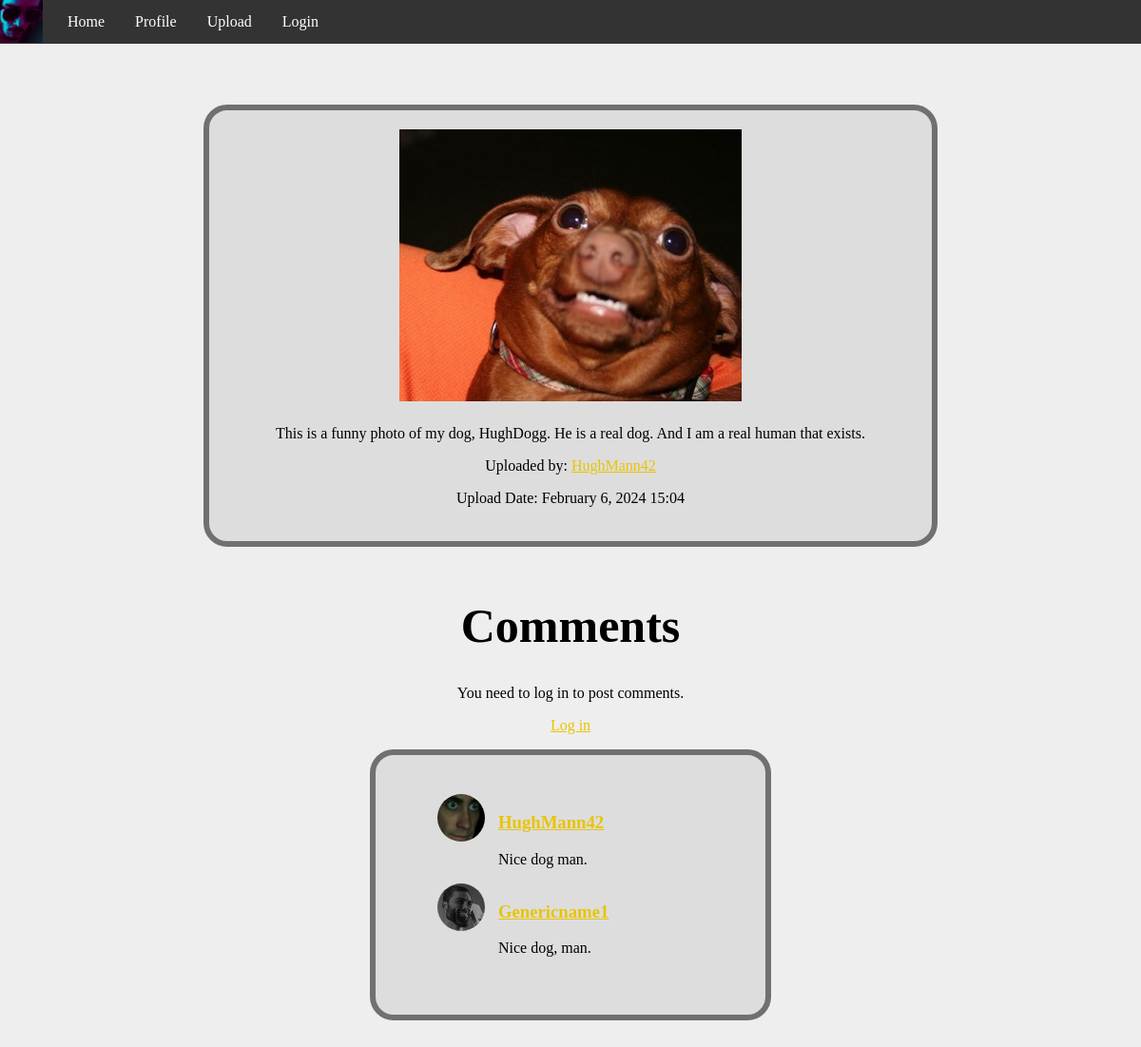
Page /submission/7/ on the earlier database version.
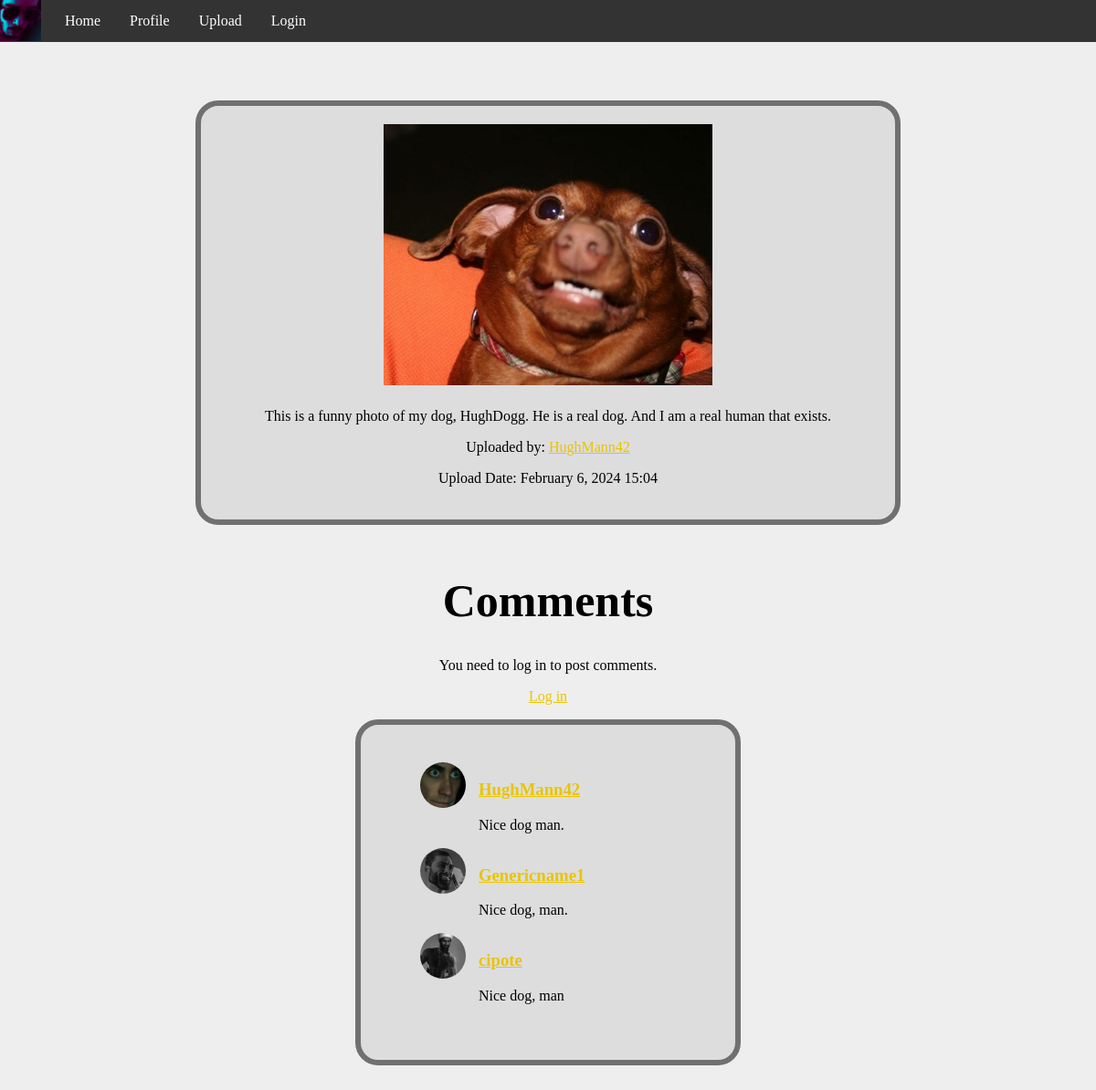
Same page on the later database version.
### PhotoApp/models.py (models this page shows)
class Comment(models.Model):
    user = models.ForeignKey(UserProfile, on_delete=models.CASCADE)
    image_submission = models.ForeignKey(ImageSubmission, on_delete=models.CASCADE)
    date = models.DateTimeField(auto_now_add=True)
    text = models.TextField()

class UserProfile(models.Model):
    user = models.OneToOneField(User, on_delete=models.CASCADE)
    profile_image = models.ImageField(upload_to='profile_images/', blank=True, default="images/defaultimg.png")
    creation_date = models.DateTimeField(auto_now_add=True)
    short_description = models.TextField(max_length=255)
    social_links = models.TextField(blank=True)

### PhotoApp/views.py (the view)
# urls.py: path('submission/<int:submission_id>/', image_submission_detail_view, name='image_submission_detail'),
def image_submission_detail_view(request, submission_id):
    image_submission = get_object_or_404(ImageSubmission, id=submission_id)
    image_comments = Comment.objects.filter(image_submission=image_submission)
    if request.method == 'POST':
        form = CommentForm(request.POST)
        if form.is_valid():
            if request.user.is_authenticated:
                comment = form.save(commit=False)
                comment.user = request.user.userprofile
                comment.image_submission = image_submission
                comment.save()
                return redirect('image_submission_detail', submission_id=submission_id)
    else:
        form = CommentForm()
    context = {
        'image_submission': image_submission,
        'image_comments': image_comments,
        'form': form,
    }
    return render(request, 'PhotoApp/submissiondetail.html', context)

### PhotoApp/templates/PhotoApp/submissiondetail.html (shortened to what this page needs)
{% extends 'PhotoApp/base.html' %}
{% block content %}
<div class="center-horizontal">
    <div class="gray-container">
            <img class ="submission-image" src="{{ image_submission.image.url }}" alt="{{ image_submission.description }}">
            <p>{{ image_submission.description }}</p>
            <p>Uploaded by: <a href="{% url 'detail_profile' image_submission.user.user %}">{{ image_submission.user.user }}</a></p>
            <p>Upload Date: {{ image_submission.creation_date|date:"F j, Y H:i" }}</p>
    </div>
</div>
<div class="center-horizontal">
    <div class="comment-section" >
        <h1 style="padding: 0px; font-size: 50px">Comments</h2>
    </div>
    {% if user.is_authenticated %}
        <h1>Write a comment here</h1>
        <form method="post" class="comment-form">
            {% csrf_token %}
            {{ form.text }}
            <br>
            <button type="submit">Post Comment</button>
        </form>
    {% else %}
        <p>You need to log in to post comments.</p>
        <p><a href="{% url 'login_view' %}">Log in</a></p>
    {% endif %}
</div>
<div class="center-horizontal">
    <div class="comment-container">
    <div class="comment-section">
    <ul class="comment-list">
        {% for comment in image_comments %}
            <li class="comment-item">
                <div class="comment-content">
                    <div class="profile-icon-container">
                        <img class="profile-icon" src="{{ comment.user.profile_image.url }}">
                    </div>
                    <div class="comment-text">
                        <h3><a href="{% url 'detail_profile' comment.user.user %}">{{ comment.user.user.username }}</a></h3>
                        <p>{{ comment.text }}</p>
                    </div>
                </div>
            </li>
        {% endfor %}
    </ul>
</div>
</div>
</div>
{% endblock %}

Differences in the rows shown:
added Comment: user.profile_image (picture), user.user.username "cipote", text "Nice dog, man"
